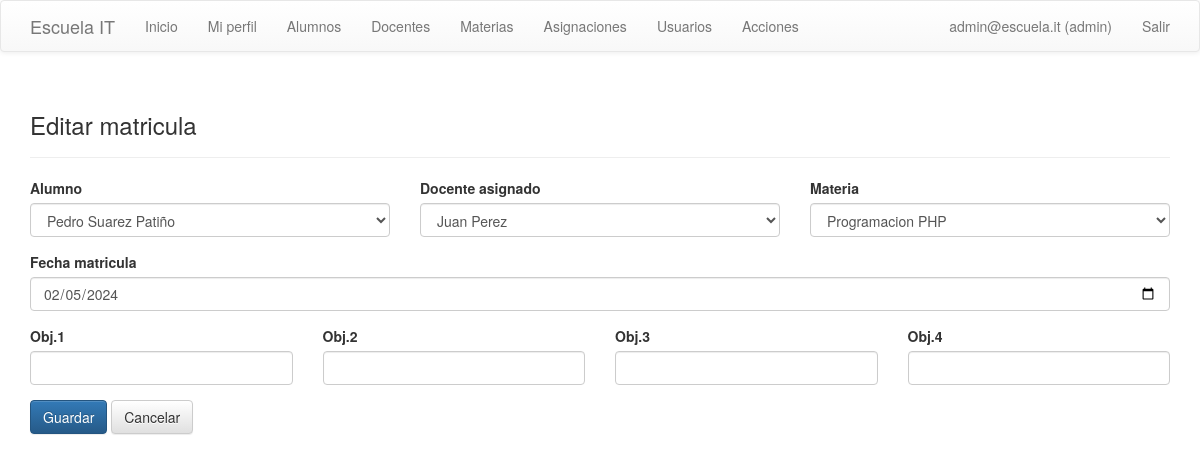
/index.php?controller=matriculas&action=form&id=2 (signed in), run on the app's committed database.
### tables this page shows
CREATE TABLE matriculas (
    id INT AUTO_INCREMENT PRIMARY KEY,
    alumno_id INT NOT NULL,
    docente_id INT NOT NULL,
    materia_id INT NOT NULL,
    fecha_matricula DATE DEFAULT NULL,
    obj1 DECIMAL(5,2) DEFAULT NULL,
    obj2 DECIMAL(5,2) DEFAULT NULL,
    obj3 DECIMAL(5,2) DEFAULT NULL,
    obj4 DECIMAL(5,2) DEFAULT NULL,
    FOREIGN KEY (alumno_id) REFERENCES alumnos(id) ON DELETE CASCADE,
    FOREIGN KEY (docente_id) REFERENCES docentes(id) ON DELETE CASCADE,
    FOREIGN KEY (materia_id) REFERENCES materias(id) ON DELETE CASCADE
);

CREATE TABLE alumnos (
    id INT AUTO_INCREMENT PRIMARY KEY,
    nombre VARCHAR(50) NOT NULL,
    apellido VARCHAR(50) NOT NULL,
    sexo TINYINT NOT NULL,
    fecha_nacimiento DATE DEFAULT NULL,
    fecha_registro DATE DEFAULT NULL,
    foto VARCHAR(50) NOT NULL,
    correo VARCHAR(50) NOT NULL
);

CREATE TABLE materias (
    id INT AUTO_INCREMENT PRIMARY KEY,
    nombre VARCHAR(100) NOT NULL,
    descripcion VARCHAR(255) DEFAULT NULL,
    creditos INT NOT NULL DEFAULT 3,
    docente_id INT DEFAULT NULL,
    FOREIGN KEY (docente_id) REFERENCES docentes(id) ON DELETE SET NULL
);

### controllers/BaseCrudController.php (called while the page is built, shortened)
<?php
class BaseCrudController
{
    protected function view($template, $data = array())
    {
        extract($data);
        require BASE_PATH . '/views/layout/header.php';
        require BASE_PATH . '/views/' . $template . '.php';
        require BASE_PATH . '/views/layout/footer.php';
    }
    protected function currentUser()
    {
        return isset($_SESSION['user']) ? $_SESSION['user'] : null;
    }
    protected function currentRole()
    {
        $user = $this->currentUser();
        return isset($user['rol']) ? strtolower($user['rol']) : '';
    }
    protected function isAdmin()
    {
        return $this->currentRole() === 'admin';
    }
}

### controllers/MatriculasController.php (called while the page is built, shortened)
<?php
require_once BASE_PATH . '/controllers/BaseCrudController.php';
require_once BASE_PATH . '/models/MatriculaModel.php';
require_once BASE_PATH . '/models/MateriaModel.php';
class MatriculasController extends BaseCrudController
{
    private $model;
    private $materiaModel;
    public function __construct()
    {
        $this->model = new MatriculaModel();
        $this->materiaModel = new MateriaModel();
    }
    public function form()
    {
        $user = $this->currentUser();
        $row = array(
            'id' => '',
            'alumno_id' => '',
            'docente_id' => !empty($user['docente_id']) ? (int) $user['docente_id'] : '',
            'materia_id' => '',
            'fecha_matricula' => date('Y-m-d'),
            'obj1' => '',
            'obj2' => '',
            'obj3' => '',
            'obj4' => '',
        );
        if (!empty($_GET['id'])) {
            $found = $this->model->find((int) $_GET['id']);
            if ($found && ($this->isAdmin() || (int) $found['docente_id'] === (int) $user['docente_id'])) {
                $row = $found;
            } else {
                header('Location: index.php?controller=matriculas&action=index');
                exit;
            }
        }
        $materias = $this->isAdmin() ? $this->materiaModel->all() : $this->model->docenteMaterias((int) $user['docente_id']);
        $this->view('matriculas/form', array(
            'row' => $row,
            'alumnos' => $this->model->alumnos(),
            'materias' => $materias,
            'docentes' => $this->materiaModel->docentes(),
            'canEditDocente' => $this->isAdmin(),
            'showGrades' => true,
        ));
    }
}

### index.php (called while the page is built, shortened)
<?php
$action = isset($_GET['action']) ? $_GET['action'] : (isset($_SESSION['user']) ? 'index' : 'login');
$controller = new $controllerMap[$controllerName]();
$controller->$action();

### config/database.php (called while the page is built)
<?php
class Database
{
    public static function connect()
    {
        $host = getenv('DB_HOST') ? getenv('DB_HOST') : 'localhost';
        $dbname = getenv('DB_NAME') ? getenv('DB_NAME') : 'name_db';
        $user = getenv('DB_USER') ? getenv('DB_USER') : 'user_db';
        $pass = getenv('DB_PASS') ? getenv('DB_PASS') : 'user_pass';
        $charset = getenv('DB_CHARSET') ? getenv('DB_CHARSET') : 'utf8';
        $dsn = 'mysql:host=' . $host . ';dbname=' . $dbname . ';charset=' . $charset;
        return new PDO($dsn, $user, $pass, array(
            PDO::ATTR_ERRMODE => PDO::ERRMODE_EXCEPTION,
            PDO::ATTR_DEFAULT_FETCH_MODE => PDO::FETCH_ASSOC,
            PDO::ATTR_EMULATE_PREPARES => false,
        ));
    }
}

### models/BaseModel.php (called while the page is built, shortened)
<?php
require_once BASE_PATH . '/config/database.php';
class BaseModel
{
    public function __construct()
    {
        $this->pdo = Database::connect();
    }
}

### models/MatriculaModel.php (called while the page is built, shortened)
<?php
require_once BASE_PATH . '/models/BaseModel.php';
class MatriculaModel extends BaseModel
{
    public function find($id)
    {
        $stmt = $this->pdo->prepare('SELECT * FROM matriculas WHERE id = ?');
        $stmt->execute(array($id));
        return $stmt->fetch();
    }
    public function alumnos()
    {
        return $this->pdo->query('SELECT id, nombre, apellido FROM alumnos ORDER BY nombre ASC')->fetchAll();
    }
}

### models/MateriaModel.php (called while the page is built, shortened)
<?php
require_once BASE_PATH . '/models/BaseModel.php';
class MateriaModel extends BaseModel
{
    public function all()
    {
        $sql = 'SELECT m.*, d.nombre AS docente_nombre, d.apellido AS docente_apellido
                FROM materias m
                LEFT JOIN docentes d ON d.id = m.docente_id
                ORDER BY m.id DESC';
        return $this->pdo->query($sql)->fetchAll();
    }
    public function docentes()
    {
        return $this->pdo->query("SELECT id, CONCAT(nombre, ' ', apellido) AS nombre FROM docentes ORDER BY nombre ASC")->fetchAll();
    }
}

### views/matriculas/form.php (the view, shortened to what this page needs)
<div class="page-header"><h3><?php echo $row['id'] ? 'Editar' : 'Nueva'; ?> matricula</h3></div>
<form method="post" action="index.php?controller=matriculas&action=save">
    <div class="row">
        <div class="col-sm-4 form-group">
            <label>Alumno</label>
            <select class="form-control" name="alumno_id" required>
                <?php foreach ($alumnos as $a): ?>
                    <option value="<?php echo (int) $a['id']; ?>" <?php echo ((string) $row['alumno_id'] === (string) $a['id']) ? 'selected' : ''; ?>>
                        <?php echo htmlspecialchars($a['nombre'] . ' ' . $a['apellido']); ?>
                    </option>
                <?php endforeach; ?>
            </select>
        </div>
        <div class="col-sm-4 form-group">
            <label>Docente asignado</label>
            <?php if (!empty($canEditDocente) && !empty($docentes)): ?>
                <select class="form-control" name="docente_id" required>
                    <?php foreach ($docentes as $d): ?>
                        <option value="<?php echo (int) $d['id']; ?>" <?php echo ((string) $row['docente_id'] === (string) $d['id']) ? 'selected' : ''; ?>>
                            <?php echo htmlspecialchars($d['nombre']); ?>
                        </option>
                    <?php endforeach; ?>
                </select>
            <?php endif; ?>
        </div>
        <div class="col-sm-4 form-group">
            <label>Materia</label>
            <select class="form-control" name="materia_id" required>
                <?php foreach ($materias as $m): ?>
                    <option value="<?php echo (int) $m['id']; ?>" <?php echo ((string) $row['materia_id'] === (string) $m['id']) ? 'selected' : ''; ?>>
                        <?php echo htmlspecialchars($m['nombre']); ?>
                    </option>
                <?php endforeach; ?>
            </select>
        </div>
    </div>
    <div class="form-group">
        <label>Fecha matricula</label>
        <input class="form-control" type="date" name="fecha_matricula" value="<?php echo htmlspecialchars($row['fecha_matricula']); ?>">
    </div>
    <div class="row">
        <div class="col-sm-3 form-group"><label>Obj.1</label><input class="form-control" name="obj1" value="<?php echo htmlspecialchars($row['obj1']); ?>"></div>
        <div class="col-sm-3 form-group"><label>Obj.2</label><input class="form-control" name="obj2" value="<?php echo htmlspecialchars($row['obj2']); ?>"></div>
        <div class="col-sm-3 form-group"><label>Obj.3</label><input class="form-control" name="obj3" value="<?php echo htmlspecialchars($row['obj3']); ?>"></div>
        <div class="col-sm-3 form-group"><label>Obj.4</label><input class="form-control" name="obj4" value="<?php echo htmlspecialchars($row['obj4']); ?>"></div>
    </div>
    <button class="btn btn-primary">Guardar</button>
    <a class="btn btn-default" href="index.php?controller=matriculas&action=index">Cancelar</a>
</form>

### data on the page
matriculas: alumno_id "Pedro Suarez Patiño", docente_id "Juan Perez", materia_id "Programacion PHP", fecha_matricula "02/05/2024"

### other printed values
$user['correo'] "admin@escuela.it"
$roleLabel "admin"
